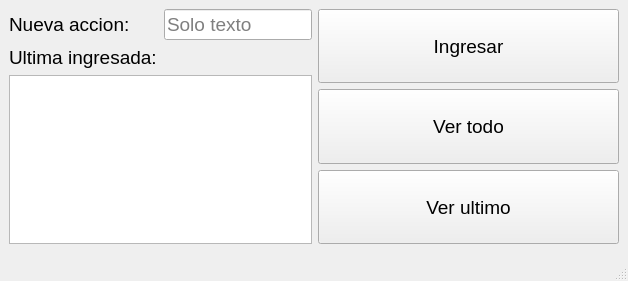
<?xml version="1.0" encoding="UTF-8"?>
<ui version="4.0">
 <class>MainWindow</class>
 <widget class="QMainWindow" name="MainWindow">
  <property name="geometry">
   <rect>
    <x>0</x>
    <y>0</y>
    <width>628</width>
    <height>281</height>
   </rect>
  </property>
  <property name="minimumSize">
   <size>
    <width>300</width>
    <height>150</height>
   </size>
  </property>
  <property name="font">
   <font>
    <pointsize>14</pointsize>
   </font>
  </property>
  <property name="windowTitle">
   <string>Aplicacion de stack</string>
  </property>
  <property name="windowIcon">
   <iconset theme="QIcon::ThemeIcon::Computer"/>
  </property>
  <widget class="QWidget" name="centralwidget">
   <layout class="QGridLayout" name="gridLayout">
    <item row="0" column="0">
     <layout class="QVBoxLayout" name="verticalLayout_2" stretch="1,1,10">
      <item>
       <layout class="QHBoxLayout" name="horizontalLayout" stretch="1,1">
        <item>
         <widget class="QLabel" name="label">
          <property name="text">
           <string>Nueva accion:</string>
          </property>
         </widget>
        </item>
        <item>
         <widget class="QLineEdit" name="inAcciones">
          <property name="sizePolicy">
           <sizepolicy hsizetype="Expanding" vsizetype="Expanding">
            <horstretch>0</horstretch>
            <verstretch>0</verstretch>
           </sizepolicy>
          </property>
          <property name="placeholderText">
           <string>Solo texto</string>
          </property>
         </widget>
        </item>
       </layout>
      </item>
      <item>
       <layout class="QHBoxLayout" name="horizontalLayout_2" stretch="1,1">
        <item>
         <widget class="QLabel" name="label_2">
          <property name="text">
           <string>Ultima ingresada:</string>
          </property>
          <property name="alignment">
           <set>Qt::AlignmentFlag::AlignLeading|Qt::AlignmentFlag::AlignLeft|Qt::AlignmentFlag::AlignVCenter</set>
          </property>
         </widget>
        </item>
        <item>
         <widget class="QLabel" name="labelUltima">
          <property name="text">
           <string/>
          </property>
         </widget>
        </item>
       </layout>
      </item>
      <item>
       <widget class="QListWidget" name="listAcciones">
        <property name="tabKeyNavigation">
         <bool>false</bool>
        </property>
        <property name="alternatingRowColors">
         <bool>true</bool>
        </property>
        <property name="selectionBehavior">
         <enum>QAbstractItemView::SelectionBehavior::SelectRows</enum>
        </property>
        <property name="textElideMode">
         <enum>Qt::TextElideMode::ElideLeft</enum>
        </property>
        <property name="verticalScrollMode">
         <enum>QAbstractItemView::ScrollMode::ScrollPerPixel</enum>
        </property>
        <property name="horizontalScrollMode">
         <enum>QAbstractItemView::ScrollMode::ScrollPerPixel</enum>
        </property>
        <property name="movement">
         <enum>QListView::Movement::Free</enum>
        </property>
        <property name="sortingEnabled">
         <bool>false</bool>
        </property>
       </widget>
      </item>
     </layout>
    </item>
    <item row="0" column="1">
     <layout class="QVBoxLayout" name="verticalLayout">
      <item>
       <widget class="QPushButton" name="btnIngresar">
        <property name="sizePolicy">
         <sizepolicy hsizetype="Expanding" vsizetype="Expanding">
          <horstretch>0</horstretch>
          <verstretch>0</verstretch>
         </sizepolicy>
        </property>
        <property name="text">
         <string>Ingresar</string>
        </property>
       </widget>
      </item>
      <item>
       <widget class="QPushButton" name="btnTodo">
        <property name="sizePolicy">
         <sizepolicy hsizetype="Expanding" vsizetype="Expanding">
          <horstretch>0</horstretch>
          <verstretch>0</verstretch>
         </sizepolicy>
        </property>
        <property name="text">
         <string>Ver todo</string>
        </property>
       </widget>
      </item>
      <item>
       <widget class="QPushButton" name="btnUltimo">
        <property name="sizePolicy">
         <sizepolicy hsizetype="Expanding" vsizetype="Expanding">
          <horstretch>0</horstretch>
          <verstretch>0</verstretch>
         </sizepolicy>
        </property>
        <property name="text">
         <string>Ver ultimo</string>
        </property>
       </widget>
      </item>
     </layout>
    </item>
   </layout>
  </widget>
  <widget class="QStatusBar" name="statusbar"/>
 </widget>
 <resources/>
 <connections/>
</ui>
